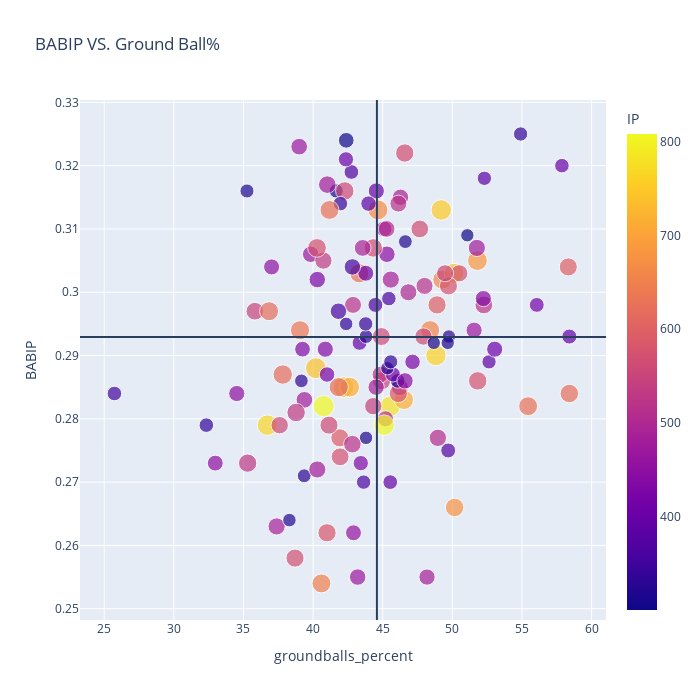

Here is the notebook cell this chart was saved with:
### Code cell
fig = px.scatter(fg_sav, x="groundballs_percent", y="BABIP",
                 size = 'pitch_count',color ="IP",
                 hover_name="Name", log_x=False, size_max=15, width=700, height=700,
                 title = "BABIP VS. Ground Ball%")
fig.add_hline(y=mu)
fig.add_vline(x = np.mean(fg_sav['groundballs_percent']))
fig.show()

### Figure 1 — Plotly figure (JSON) as saved in the notebook; plotly's stock layout.template omitted (floating-point values rounded to 4 significant figures; data arrays with more than 128 entries replaced by an {"elided": "..."} marker saying what was removed)
{"data": [{"hovertemplate": "<b>%{hovertext}</b><br><br>groundballs_percent=%{x}<br>BABIP=%{y}<br>pitch_count=%{marker.size}<br>IP=%{marker.color}<extra></extra>", "hovertext": {"elided": "132 str values"}, "legendgroup": "", "marker": {"color": {"elided": "132 float values"}, "coloraxis": "coloraxis", "size": {"elided": "132 int values"}, "sizemode": "area", "sizeref": 58.24, "symbol": "circle"}, "mode": "markers", "name": "", "orientation": "v", "showlegend": false, "type": "scatter", "x": {"elided": "132 float values"}, "xaxis": "x", "y": {"elided": "132 float values"}, "yaxis": "y"}], "layout": {"coloraxis": {"colorbar": {"title": {"text": "IP"}}, "colorscale": [[0, "#0d0887"], [0.1111, "#46039f"], [0.2222, "#7201a8"], [0.3333, "#9c179e"], [0.4444, "#bd3786"], [0.5556, "#d8576b"], [0.6667, "#ed7953"], [0.7778, "#fb9f3a"], [0.8889, "#fdca26"], [1, "#f0f921"]]}, "height": 700, "legend": {"itemsizing": "constant", "tracegroupgap": 0}, "shapes": [{"type": "line", "x0": 0, "x1": 1, "xref": "x domain", "y0": 0.2929, "y1": 0.2929, "yref": "y"}, {"type": "line", "x0": 44.58, "x1": 44.58, "xref": "x", "y0": 0, "y1": 1, "yref": "y domain"}], "title": {"text": "BABIP VS. Ground Ball%"}, "width": 700, "xaxis": {"anchor": "y", "domain": [0, 1], "title": {"text": "groundballs_percent"}}, "yaxis": {"anchor": "x", "domain": [0, 1], "title": {"text": "BABIP"}}}}
